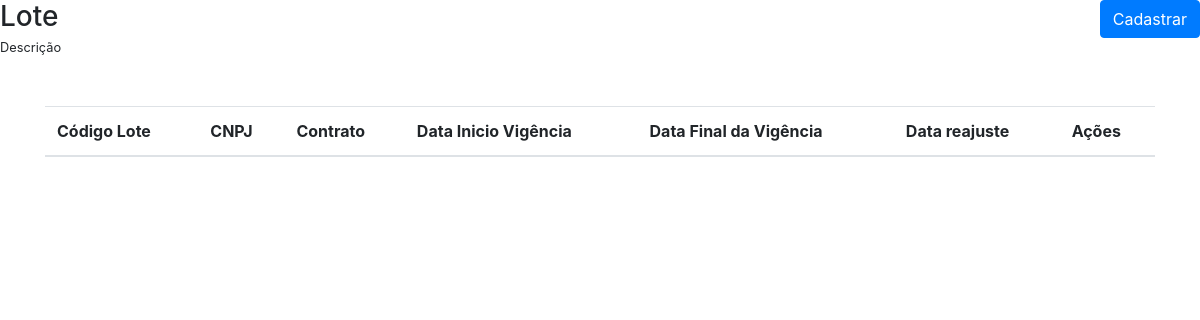
Before: /View/Lote.php with the older database file.
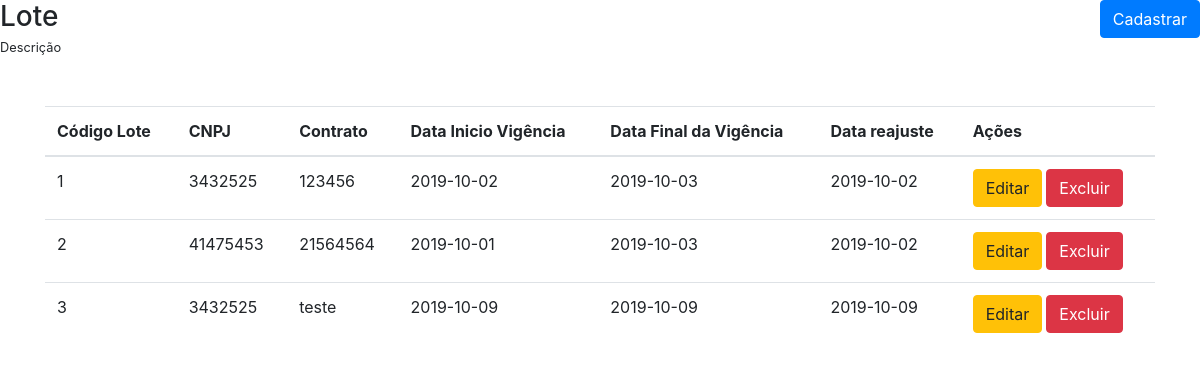
After: the same page with the newer database file.
### tables this page shows
CREATE TABLE IF NOT EXISTS `lote` (
  `cod_lote` int(11) NOT NULL,
  `cnpj` varchar(14) NOT NULL,
  `contrato` varchar(10) DEFAULT NULL,
  `dt_inicio_vig` date DEFAULT NULL,
  `dt_final_vig` date DEFAULT NULL,
  `dt_reajuste` date DEFAULT NULL,
  PRIMARY KEY (`cod_lote`),
  KEY `fk_lote_entidade1_idx` (`cnpj`)
);

### Model/DAO/ClassLoteDAO.php (called while the page is built, shortened)
<?php
class ClassLoteDAO {
    public function listarLote(){
        try {
            $pdo = Conexao::getInstance();
            $sql = "SELECT cod_lote, cnpj, contrato,dt_inicio_vig,dt_final_vig,dt_reajuste FROM lote ORDER BY cod_lote ASC";
            $stmt = $pdo->prepare($sql);
            $stmt->execute();
            return $stmt->fetchAll();
        } catch (PDOException $ex) {
            return $ex->getMessage();
        }
    }
}

### Controller/ControleListarLote.php (called while the page is built)
<?php
require_once '../Model/DAO/ClassLoteDAO.php';
$listar = new ClassLoteDAO();
$dados = $listar->listarLote();
if($dados) {
    $array_dados = $dados;
} else {
    $array_dados = [];
}

### view/Lote.php (the view, shortened to what this page needs)
<?php
  include_once("_cabecalho.php");
  require_once("../Controller/ControleListarLote.php");
  ?>
  <main id="main">
      <div class="row mb-5">
        <div id="mainHeader" class="col-md-6 d-flex align-items-center">
          <span>
            <h3 class="mb-0">Lote</h3>
            <small>Descrição</small>
          </span>
        </div>
        <div class="col-md-6 text-right">
          <button type="button" class="btn btn-primary" data-toggle="modal" data-target=".cadastrar-lote-modal-lg">
            Cadastrar
          </button>
        </div>
      </div>
      <div class="container">
        <div class="row">
          <div class="col-12">
            <div class="table-responsive">
              <table class="table">
                <thead>
                  <tr>
                    <th scope="col">Código Lote</th>
                    <th scope="col">CNPJ</th>
                    <th scope="col">Contrato</th>
                    <th scope="col">Data Inicio Vigência</th>
                    <th scope="col">Data Final da Vigência</th>
                    <th scope="col">Data reajuste</th>
                    <th scope="col">Ações</th>
                  </tr>
                </thead>
                <tbody>
                <?php
                  foreach ($array_dados as $key => $value) {
                      ?>
                      <tr>
                        <td><?php echo $value['cod_lote'] ?></td>
                        <td><?php echo $value['cnpj'] ?></td>
                        <td><?php echo $value['contrato'] ?></td>
                        <td><?php echo $value['dt_inicio_vig'] ?></td>
                        <td><?php echo $value['dt_final_vig'] ?></td>
                        <td><?php echo $value['dt_reajuste'] ?></td>
                        <td>
                          <span class="d-flex">
                            <button type="button" class="btn btn-warning mr-1">Editar</button>
                            <button onclick="apagarDados('<?php echo URL ?>Controller/ControleApagarLote.php?cod_lote=<?php echo $value['cod_lote'] ?>')" class="btn btn-danger">Excluir</button>
                          </span>
                        </td>
                      </tr>
                      <?php
                  }
                ?>
                </tbody>
              </table>
            </div>
          </div>
        </div>
      </div>
  </main>
<?php
    include_once('_rodape.php');
?>

Changed rows visible on the page:
added lote: cod_lote "1", cnpj "3432525", contrato "123456", dt_inicio_vig "2019-10-02", dt_final_vig "2019-10-03", dt_reajuste "2019-10-02"
added lote: cod_lote "2", cnpj "41475453", contrato "21564564", dt_inicio_vig "2019-10-01", dt_final_vig "2019-10-03", dt_reajuste "2019-10-02"
added lote: cod_lote "3", cnpj "3432525", contrato "teste", dt_inicio_vig "2019-10-09", dt_final_vig "2019-10-09", dt_reajuste "2019-10-09"
